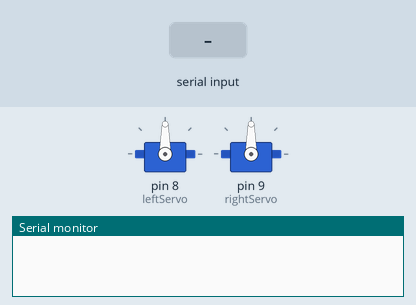
Bench run of a sketch on a simulated Arduino Uno, built with avr-gcc and run on an emulated ATmega328P. On the bench: 2 × servo, the last lines printed to the serial monitor. Inputs (shaded band) come from the test bench.

Above: at 1.2 s.
1.3 s: "90,45\n" received over Serial
At 2.2 s:
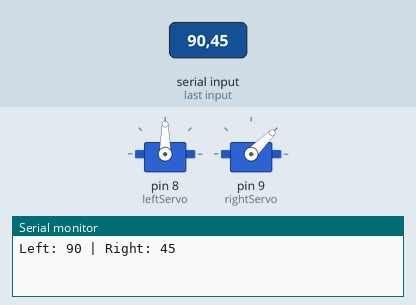
2.8 s: "30,150\n" received over Serial
At 3.4 s:
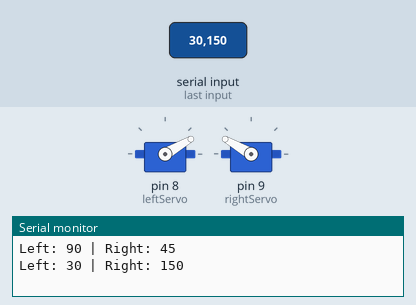
4.3 s: "1,90\n" received over Serial
At 5.6 s:
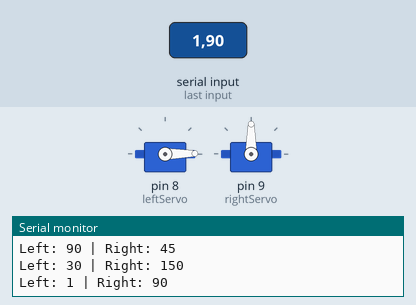
Timing chart, 0 to 7.3 s (numbered marks = the images above; inputs shaded):
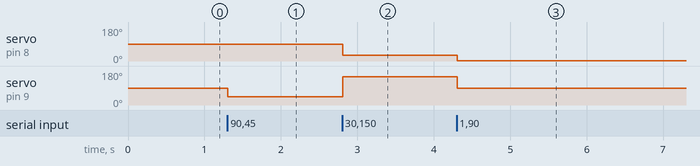

Measured:
- after the input at 1.3 s, servo on pin 9 (rightServo): 90° → 45° at once
- after the input at 2.8 s, servo on pin 8 (leftServo): 90° → 30° at once; servo on pin 9 (rightServo): 45° → 150° at once
- after the input at 4.3 s, servo on pin 8 (leftServo): 30° → 1° at once; servo on pin 9 (rightServo): 150° → 90° at once

The sketch:

maaveeranpart_2veruno.ino
```cpp
#include <Servo.h>

Servo leftServo;
Servo rightServo;
String input = "";

void setup() {
  Serial.begin(9600);
  leftServo.attach(8);  // Left arm
  rightServo.attach(9); // Right arm
  leftServo.write(90);  // Neutral position
  rightServo.write(90);
}

void loop() {
  if (Serial.available()) {
    input = Serial.readStringUntil('\n');
    input.trim(); // Remove whitespace

    int separator = input.indexOf(',');
    if (separator > 0) {
      String leftStr = input.substring(0, separator);
      String rightStr = input.substring(separator + 1);
      int leftAngle = leftStr.toInt();
      int rightAngle = rightStr.toInt();

      leftAngle = constrain(leftAngle, 0, 180);
      rightAngle = constrain(rightAngle, 0, 180);

      leftServo.write(leftAngle);
      rightServo.write(rightAngle);

      Serial.print("Left: ");
      Serial.print(leftAngle);
      Serial.print(" | Right: ");
      Serial.println(rightAngle);
    }
  }
}
```
